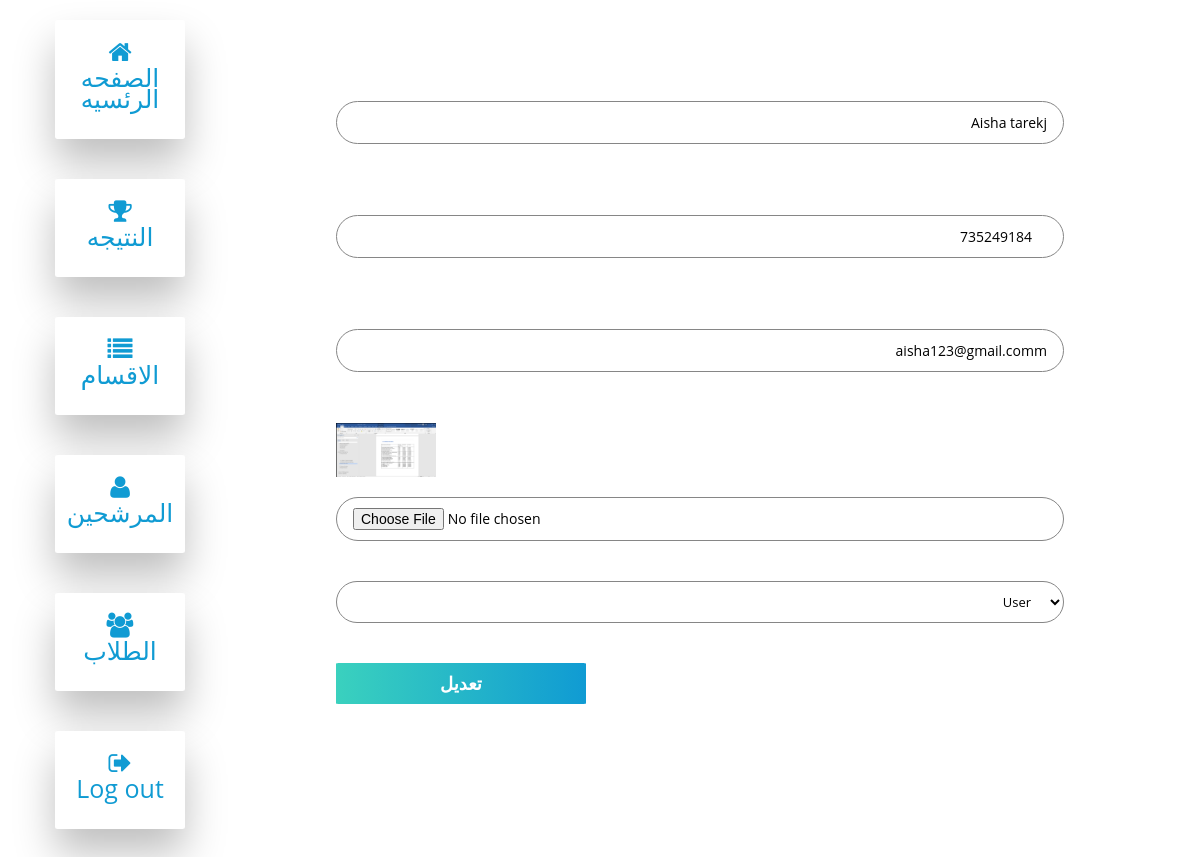
Page /dashboard/users/updateUser.php?id=5 (signed in) on the committed database.
### tables this page shows
CREATE TABLE `users` (
  `id` int(11) NOT NULL,
  `name` varchar(255) NOT NULL,
  `code` int(9) NOT NULL,
  `email` varchar(255) NOT NULL,
  `password` varchar(255) NOT NULL,
  `photo` varchar(255) DEFAULT NULL,
  `role` int(1) NOT NULL
);

### dashboard/connection.php (called while the page is built, shortened)
<?php
class DBController{
  protected  $server = "localhost";
  protected  $user = "root";
  protected  $pass = "";
  protected $database = "studentsunion";
  public function __construct(){
    $this->con = mysqli_connect($this->server, $this->user, $this->pass, $this->database);
  }
}

### dashboard/functions.php (called while the page is built, shortened)
<?php
require('connection.php');
require('users/users.php');
$db=new DBController();
$Users=new Users($db);

### dashboard/users/users.php (called while the page is built, shortened)
<?php
class Users
{
    public $db = null;
    public function __construct(DBController $db)
    {
        $this->db = $db;
    }
    public function getData()
    {
        $result = $this->db->con->query("SELECT * FROM users");
        $resultArray = array();
        while ($item = mysqli_fetch_array($result, MYSQLI_ASSOC)) {
            $resultArray[] = $item;
        }
        return $resultArray;
    }
}

### dashboard/users/updateUser.php (the view, shortened to what this page needs)
<?php
include('../functions.php');
$item_id = $_GET['id'];
include("../header.php");
?>
<div class="container-fluid">
    <div class="row">
    <?php
        include("../theSideNav.php");
        ?>
        <div class="col-lg-10 col-md-9 col-sm-12 thedetailll">
            <div class="theform">
                <?php
                foreach ($Users->getData() as $user) :
                    if ($user['id'] == $item_id) :
                ?>
                        <form action="" method="POST" class="login-email" enctype="multipart/form-data">
                            <p>الاسم</p>
                            <input type="text" name="name" placeholder="الاسم" value="<?php echo $user['name'] ?>">
                            <p>الكود</p>
                            <input type="number" name="code" min="100000000" max="999999999" placeholder="الكود" value="<?php echo $user['code'] ?>">
                            <p>الايميل</p>
                            <input type="email" name="email" placeholder="الايميل" value="<?php echo $user['email'] ?>">
                            <p>الصوره</p>
                            <img src="../../uploads/users/<?php echo $user['photo'] ?>" alt="" width="100px">
                            <input type="file" name="photo">
                            <select name="role">
                                <?php
                                if ($user['role'] == 1) {
                                ?>
                                    <option value="1" selected>Admin</option>
                                    <option value="0">User</option>
                                <?php
                                } else {
                                ?>
                                    <option value="0" selected>User</option>
                                <?php
                                }
                                ?>
                            </select>
                            <button name="submit" class="addtotable">تعديل</button>
                        </form>
                <?php
                    endif;
                endforeach;
                ?>
            </div>
        </div>
    </div>
</div>
<?php
include("../footer.php");
?>

### css/templatemo_style.css (style rules this page uses)
html, button, input, select, textarea { color: #222; }
img { vertical-align: middle; }
form input[type="text"], form input[type="email"], form input[type="number"], form input[type="password"] { background: #fff; border: 1px solid #fff; padding: 7px 10px; width: 60%; }
html, body { font-size: 100%; width: 100%; height: 100%; -webkit-font-smoothing: antialiased; -moz-osx-font-smoothing: grayscale; vertical-align: baseline; }
body { font: 13px/21px "Open Sans", Arial, sans-serif; color: #838383; background-color: white; }
*, *:before, *:after { -moz-box-sizing: border-box; -webkit-box-sizing: border-box; box-sizing: border-box; }
input, textarea { margin-bottom: 30px; background-color: #f6f7f8; padding: 14px; font-size: 14px; color: #838383; outline: 0; border: 0; border-bottom: 1px solid #b5c1c9; width: 100%; }
.addtotable { display: inline-block; background: rgb(58,209,190); background: linear-gradient(90deg, rgba(58,209,190,1) 0%, rgba(16,155,211,1) 100%); border: none; color: white; padding: 10px 10px; border-radius: 1%; margin: 10px 0; width: 250px; font-size: 18px; margin: 20px 0; font-weight: 600; text-align: center; }
.thedetailll { padding: 10px; border-radius: 2%; border-bottom: 1px; padding: 10px 20px; margin: 20px 0; }
.theform form { display: flex; flex-direction: column; padding: 20px; width: 80%; margin: auto; text-align: right; }
.theform form input, .theform form textarea, .theform form select { width: 100%; margin: 20px 0; border-radius: 60px; padding: 10px 16px; outline: none; border: 1px solid #868686; color: black; background-color: white; text-align: right; }
.theform form input::placeholder, .theform form textarea::placeholder { color: #868686; font-size: 20px; padding: 20px; text-align: right; }
.theform p { color: white; text-align: left; direction: ltr; }

### rows in the picture
users: name "Aisha tarekj", code "735249184", email "aisha123@gmail.comm", photo (picture), role "User"
